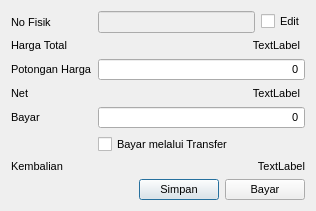
<?xml version="1.0" encoding="UTF-8"?>
<ui version="4.0">
 <class>PaymentDialog</class>
 <widget class="QDialog" name="PaymentDialog">
  <property name="geometry">
   <rect>
    <x>0</x>
    <y>0</y>
    <width>316</width>
    <height>203</height>
   </rect>
  </property>
  <property name="font">
   <font>
    <pointsize>15</pointsize>
   </font>
  </property>
  <property name="windowTitle">
   <string>Pembayaran</string>
  </property>
  <layout class="QGridLayout" name="gridLayout">
   <item row="2" column="2">
    <widget class="QDoubleSpinBox" name="doubleSpinBox2">
     <property name="sizePolicy">
      <sizepolicy hsizetype="Expanding" vsizetype="Fixed">
       <horstretch>0</horstretch>
       <verstretch>0</verstretch>
      </sizepolicy>
     </property>
     <property name="font">
      <font>
       <pointsize>8</pointsize>
      </font>
     </property>
     <property name="alignment">
      <set>Qt::AlignRight|Qt::AlignTrailing|Qt::AlignVCenter</set>
     </property>
     <property name="buttonSymbols">
      <enum>QAbstractSpinBox::NoButtons</enum>
     </property>
     <property name="showGroupSeparator" stdset="0">
      <bool>true</bool>
     </property>
     <property name="decimals">
      <number>0</number>
     </property>
     <property name="maximum">
      <double>999999999.000000000000000</double>
     </property>
     <property name="singleStep">
      <double>5000.000000000000000</double>
     </property>
     <property name="value">
      <double>0.000000000000000</double>
     </property>
    </widget>
   </item>
   <item row="0" column="0">
    <widget class="QLabel" name="label_5">
     <property name="font">
      <font>
       <pointsize>8</pointsize>
      </font>
     </property>
     <property name="text">
      <string>No Fisik</string>
     </property>
    </widget>
   </item>
   <item row="8" column="0" colspan="3">
    <widget class="QWidget" name="widget" native="true">
     <layout class="QHBoxLayout" name="horizontalLayout">
      <property name="leftMargin">
       <number>0</number>
      </property>
      <property name="topMargin">
       <number>0</number>
      </property>
      <property name="rightMargin">
       <number>0</number>
      </property>
      <property name="bottomMargin">
       <number>0</number>
      </property>
      <item>
       <spacer name="horizontalSpacer">
        <property name="orientation">
         <enum>Qt::Horizontal</enum>
        </property>
        <property name="sizeHint" stdset="0">
         <size>
          <width>40</width>
          <height>20</height>
         </size>
        </property>
       </spacer>
      </item>
      <item>
       <widget class="QPushButton" name="pushButton2">
        <property name="font">
         <font>
          <pointsize>8</pointsize>
         </font>
        </property>
        <property name="toolTip">
         <string>Simpan sebagai draf</string>
        </property>
        <property name="text">
         <string>Simpan</string>
        </property>
       </widget>
      </item>
      <item>
       <widget class="QPushButton" name="pushButton">
        <property name="font">
         <font>
          <pointsize>8</pointsize>
         </font>
        </property>
        <property name="toolTip">
         <string> Bayar lunas sekarang</string>
        </property>
        <property name="text">
         <string>Bayar</string>
        </property>
       </widget>
      </item>
     </layout>
    </widget>
   </item>
   <item row="6" column="2">
    <widget class="QCheckBox" name="checkBox">
     <property name="font">
      <font>
       <pointsize>8</pointsize>
      </font>
     </property>
     <property name="text">
      <string>Bayar melalui Transfer</string>
     </property>
    </widget>
   </item>
   <item row="4" column="2">
    <widget class="QDoubleSpinBox" name="doubleSpinBox3">
     <property name="sizePolicy">
      <sizepolicy hsizetype="Expanding" vsizetype="Fixed">
       <horstretch>0</horstretch>
       <verstretch>0</verstretch>
      </sizepolicy>
     </property>
     <property name="font">
      <font>
       <pointsize>8</pointsize>
      </font>
     </property>
     <property name="alignment">
      <set>Qt::AlignRight|Qt::AlignTrailing|Qt::AlignVCenter</set>
     </property>
     <property name="buttonSymbols">
      <enum>QAbstractSpinBox::NoButtons</enum>
     </property>
     <property name="showGroupSeparator" stdset="0">
      <bool>true</bool>
     </property>
     <property name="decimals">
      <number>0</number>
     </property>
     <property name="maximum">
      <double>999999999.000000000000000</double>
     </property>
     <property name="singleStep">
      <double>5000.000000000000000</double>
     </property>
     <property name="value">
      <double>0.000000000000000</double>
     </property>
    </widget>
   </item>
   <item row="1" column="0">
    <widget class="QLabel" name="label">
     <property name="sizePolicy">
      <sizepolicy hsizetype="Maximum" vsizetype="Preferred">
       <horstretch>0</horstretch>
       <verstretch>0</verstretch>
      </sizepolicy>
     </property>
     <property name="font">
      <font>
       <pointsize>8</pointsize>
      </font>
     </property>
     <property name="text">
      <string>Harga Total</string>
     </property>
    </widget>
   </item>
   <item row="0" column="2">
    <layout class="QHBoxLayout" name="horizontalLayout_2">
     <property name="sizeConstraint">
      <enum>QLayout::SetFixedSize</enum>
     </property>
     <item>
      <widget class="QLineEdit" name="lineEdit">
       <property name="enabled">
        <bool>false</bool>
       </property>
       <property name="font">
        <font>
         <pointsize>8</pointsize>
        </font>
       </property>
       <property name="alignment">
        <set>Qt::AlignCenter</set>
       </property>
       <property name="readOnly">
        <bool>false</bool>
       </property>
      </widget>
     </item>
     <item>
      <widget class="QCheckBox" name="checkBox_2">
       <property name="enabled">
        <bool>true</bool>
       </property>
       <property name="font">
        <font>
         <pointsize>8</pointsize>
        </font>
       </property>
       <property name="text">
        <string>Edit</string>
       </property>
      </widget>
     </item>
    </layout>
   </item>
   <item row="4" column="0">
    <widget class="QLabel" name="label_3">
     <property name="sizePolicy">
      <sizepolicy hsizetype="Maximum" vsizetype="Preferred">
       <horstretch>0</horstretch>
       <verstretch>0</verstretch>
      </sizepolicy>
     </property>
     <property name="font">
      <font>
       <pointsize>8</pointsize>
      </font>
     </property>
     <property name="text">
      <string>Bayar</string>
     </property>
    </widget>
   </item>
   <item row="2" column="0" colspan="2">
    <widget class="QLabel" name="label_2">
     <property name="sizePolicy">
      <sizepolicy hsizetype="Maximum" vsizetype="Preferred">
       <horstretch>0</horstretch>
       <verstretch>0</verstretch>
      </sizepolicy>
     </property>
     <property name="font">
      <font>
       <pointsize>8</pointsize>
      </font>
     </property>
     <property name="text">
      <string>Potongan Harga</string>
     </property>
    </widget>
   </item>
   <item row="7" column="0">
    <widget class="QLabel" name="label_4">
     <property name="sizePolicy">
      <sizepolicy hsizetype="Maximum" vsizetype="Preferred">
       <horstretch>0</horstretch>
       <verstretch>0</verstretch>
      </sizepolicy>
     </property>
     <property name="font">
      <font>
       <pointsize>8</pointsize>
      </font>
     </property>
     <property name="text">
      <string>Kembalian</string>
     </property>
    </widget>
   </item>
   <item row="3" column="0">
    <widget class="QLabel" name="label_6">
     <property name="font">
      <font>
       <pointsize>8</pointsize>
      </font>
     </property>
     <property name="text">
      <string>Net</string>
     </property>
    </widget>
   </item>
   <item row="1" column="2">
    <widget class="QLabel" name="label_7">
     <property name="font">
      <font>
       <pointsize>8</pointsize>
      </font>
     </property>
     <property name="text">
      <string>TextLabel</string>
     </property>
     <property name="alignment">
      <set>Qt::AlignRight|Qt::AlignTrailing|Qt::AlignVCenter</set>
     </property>
     <property name="indent">
      <number>5</number>
     </property>
    </widget>
   </item>
   <item row="3" column="2">
    <widget class="QLabel" name="label_8">
     <property name="font">
      <font>
       <pointsize>8</pointsize>
      </font>
     </property>
     <property name="text">
      <string>TextLabel</string>
     </property>
     <property name="alignment">
      <set>Qt::AlignRight|Qt::AlignTrailing|Qt::AlignVCenter</set>
     </property>
     <property name="margin">
      <number>1</number>
     </property>
     <property name="indent">
      <number>5</number>
     </property>
    </widget>
   </item>
   <item row="7" column="2">
    <widget class="QLabel" name="label_9">
     <property name="font">
      <font>
       <pointsize>8</pointsize>
      </font>
     </property>
     <property name="text">
      <string>TextLabel</string>
     </property>
     <property name="alignment">
      <set>Qt::AlignRight|Qt::AlignTrailing|Qt::AlignVCenter</set>
     </property>
    </widget>
   </item>
  </layout>
 </widget>
 <tabstops>
  <tabstop>lineEdit</tabstop>
  <tabstop>checkBox_2</tabstop>
  <tabstop>doubleSpinBox2</tabstop>
  <tabstop>doubleSpinBox3</tabstop>
  <tabstop>checkBox</tabstop>
  <tabstop>pushButton2</tabstop>
  <tabstop>pushButton</tabstop>
 </tabstops>
 <resources/>
 <connections>
  <connection>
   <sender>checkBox_2</sender>
   <signal>toggled(bool)</signal>
   <receiver>lineEdit</receiver>
   <slot>setEnabled(bool)</slot>
   <hints>
    <hint type="sourcelabel">
     <x>397</x>
     <y>24</y>
    </hint>
    <hint type="destinationlabel">
     <x>346</x>
     <y>24</y>
    </hint>
   </hints>
  </connection>
  <connection>
   <sender>doubleSpinBox2</sender>
   <signal>valueChanged(double)</signal>
   <receiver>PaymentDialog</receiver>
   <slot>updateKembalian()</slot>
   <hints>
    <hint type="sourcelabel">
     <x>197</x>
     <y>93</y>
    </hint>
    <hint type="destinationlabel">
     <x>59</x>
     <y>5</y>
    </hint>
   </hints>
  </connection>
  <connection>
   <sender>doubleSpinBox3</sender>
   <signal>valueChanged(double)</signal>
   <receiver>PaymentDialog</receiver>
   <slot>updateKembalian()</slot>
   <hints>
    <hint type="sourcelabel">
     <x>318</x>
     <y>168</y>
    </hint>
    <hint type="destinationlabel">
     <x>442</x>
     <y>182</y>
    </hint>
   </hints>
  </connection>
 </connections>
 <slots>
  <slot>updateKembalian()</slot>
 </slots>
</ui>
